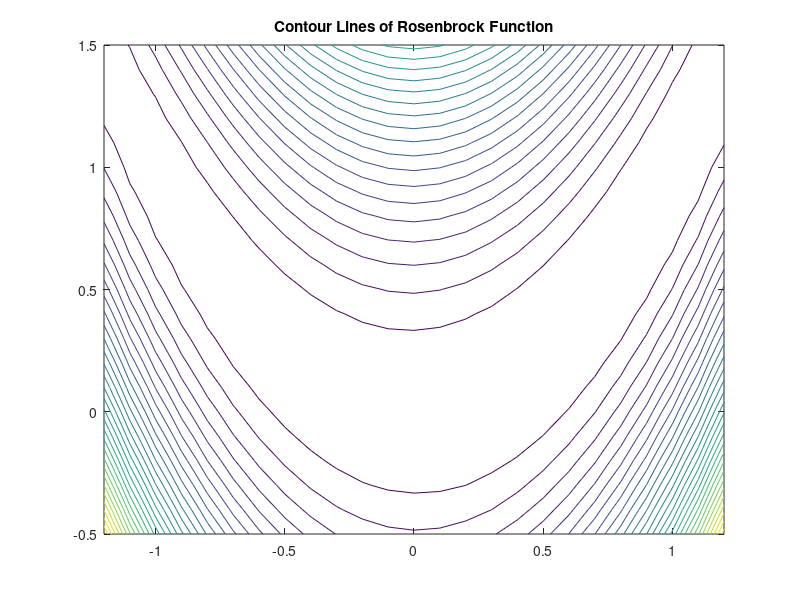

MATLAB code to generate this figure: (Note: this script raises an error after producing the figure.)
% Main Script

clear all; close all;

% Drawing contour lines of the rosenbrock function near the minimum
[xgrid, ygrid] = meshgrid(-1.2:0.1:1.2, -0.5:0.1:1.5);
row = size(xgrid,1); col = size(xgrid,2);
for i = 1:row 
    for j = 1:col 
        x = [xgrid(i,j); ygrid(i,j)];
        func(i,j) = rosenbrock(x);
    end
end
figure;
contour(xgrid, ygrid,func,30); title('Contour Lines of Rosenbrock Function')

% Convergence properties of BT steepest descent algorithm
x0 = [-1.2 1]'; % starting point of search
%[sol, hist, telapsed] = Linesearchcover(@rosenbrock, @rosenGradient, x0);
[sol, hist, telapsed] = Linesearchcover3(@rosenbrock, @rosenGradient, x0);

for i = 1:length(hist) % no of iterations actually run
    funchist(i) = rosenbrock(hist(:,i));
end
semilogy(1:length(hist), funchist) % takes log of y-axis alone
xlabel('Iterations'); ylabel('Error of |f - f*|');
title('Convergence Evaluation')

% plotting the convergence on the contour plot ... 
figure;
contour(xgrid, ygrid,func,30); grid;title('Contour Lines of Rosenbrock Function')
hold on;
plot(hist(1,:), hist(2,:), 'ko-')